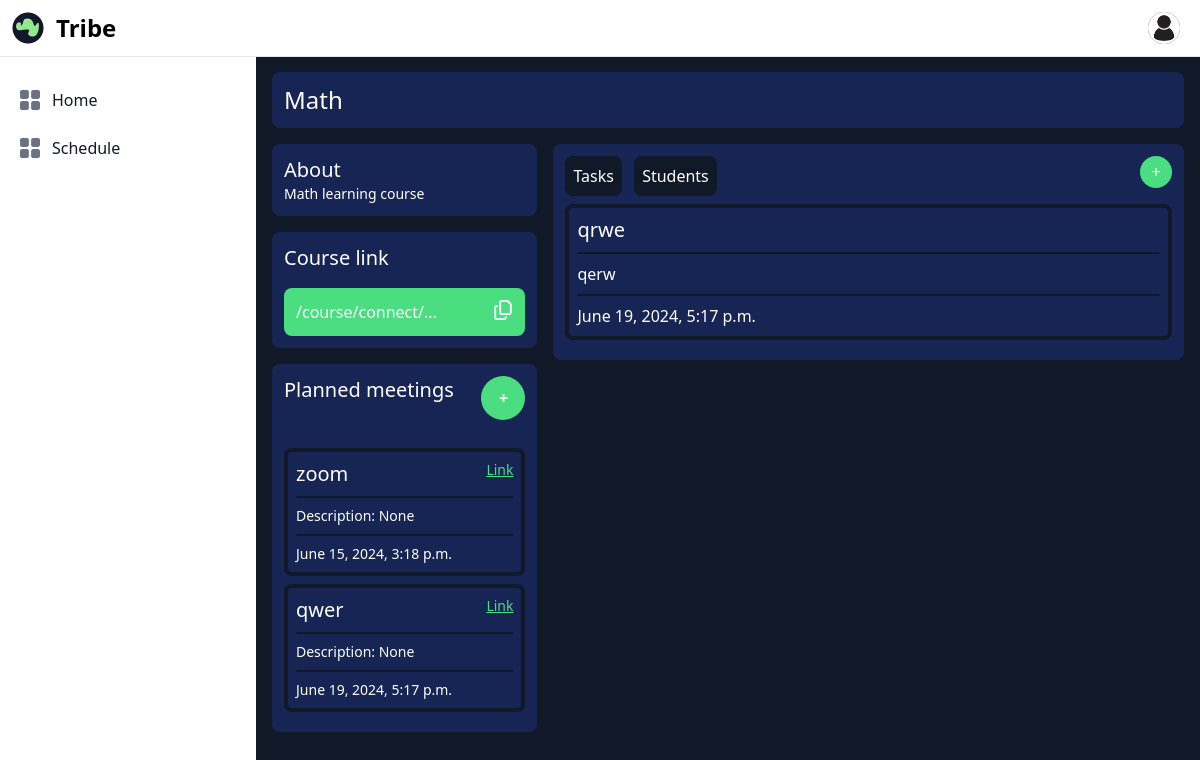
Page /course/1/ (signed in) on the earlier database version.
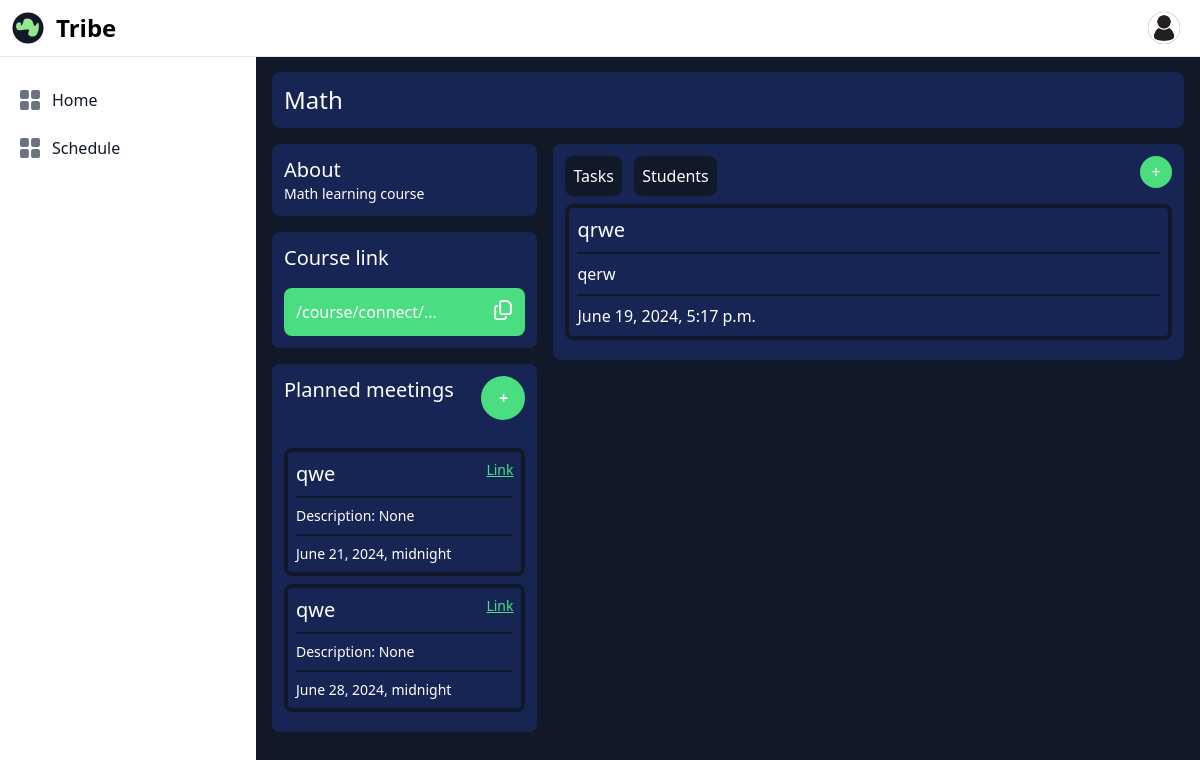
Same page on the later database version.
### user/models.py (models this page shows, shortened)
class CustomUser(AbstractUser):
    is_student = models.BooleanField(default=True)
    is_teacher = models.BooleanField(default=False)
    is_chief_teacher = models.BooleanField(default=False)
    username = models.CharField(max_length=50, default='user')
    email=models.EmailField(null=False, blank=False, unique=True)
    name=models.CharField(null=False, max_length=50)
    surname=models.CharField(null=False, max_length=50)
    created_at=models.DateTimeField(auto_now_add=True)
    USERNAME_FIELD = 'email'
    REQUIRED_FIELDS = ['name','surname']
    objects = CustomUserManger()

class Profile(models.Model):
    user = models.OneToOneField(CustomUser, on_delete=models.CASCADE)
    image = models.ImageField(upload_to='profile_images', default='default_profile.jpg')
    slug=models.SlugField(blank=True, null=True, unique=True)

### subject/models.py (models this page shows, shortened)
class Subject(models.Model):
    title = models.CharField(max_length=200, null=True)
    teacher = models.ForeignKey(CustomUser, on_delete=models.CASCADE)
    summary = models.TextField(max_length=300, blank=True, null=True)
    grade = models.CharField(max_length=5, null=True)
    students = models.ManyToManyField(CustomUser, limit_choices_to={'is_student': True},
                                       related_name='students', blank=True, null=True)

class Material(models.Model):
    subject = models.ForeignKey(Subject, related_name="materials", on_delete=models.CASCADE)
    title = models.CharField(max_length=250, null=False, blank=False)
    description = models.TextField(null=True, blank=True)
    created_at = models.DateTimeField(auto_now_add=True)

### schedule/models.py (models this page shows, shortened)
class Schedule(models.Model):
    title = models.CharField(max_length=255, null=False, default='title')
    description = models.CharField(max_length=512, blank=True, null=True)
    subject = models.ForeignKey(Subject, on_delete=models.CASCADE)
    datetime = models.DateField(null=False, blank=False, default=timezone.now)
    duration = models.IntegerField(null=False, blank=False, default=0)
    url = models.TextField(null=False, blank=False, default='/link')

### subject/views.py (the view)
# urls.py: path('course/<int:id>/', views.course, name='course'),
@login_required
def course(request, id):
    from schedule.models import Schedule
    from schedule.forms import ScheduleForm
    from user.models import CustomUser
    subject = get_object_or_404(Subject, pk=int(id))
    MaterialFileFormSet = modelformset_factory(MaterialFile, form=MaterialFileForm, extra=1)
    materials = subject.materials.order_by("-created_at").all()
    if request.method == 'POST':
        material_form = MaterialForm(request.POST)
        file_formset = MaterialFileFormSet(request.POST, request.FILES, queryset=MaterialFile.objects.none())
        if material_form.is_valid() and file_formset.is_valid():
            material = material_form.save(commit=False)
            material.subject = subject
            material.save()
            for form in file_formset.cleaned_data:
                if form:
                    files = form['file']
                    for f in files:
                        material_file = MaterialFile(material=material, file=f)
                        material_file.save()
            messages.success(request, 'Material and files have been successfully added.')
            return redirect('course', id=subject.id)
    else:
        material_form = MaterialForm()
        file_formset = MaterialFileFormSet(queryset=MaterialFile.objects.none())
    schedules = Schedule.objects.filter(subject=subject).all()
    form = ScheduleForm()
    return render(request, 'courses/course.html', {
        'material_form': material_form,
        'file_formset': file_formset,
        'subject': subject,
        'materials': materials,
        'schedules': schedules,
        'form': form,
    })

### templates/courses/course.html (shortened to what this page needs)
{% extends "base.html" %}
{% load static %}
{% block content %}
<div class="p-3 bg-blue-950 mt-14 rounded-lg flex flex-row justify-between">
    <h1 class="text-2xl text-white">{{ subject.title }}</h1>
</div>
<div class="mt-4 w-full text-white flex flex-row">
    <div class="w-96">
        <div class="bg-blue-950 p-3 rounded-lg">
            <p class="text-xl">About</p>
            <p class="text-sm break-words" style="overflow-wrap: break-word;">{{ subject.summary }}</p>
        </div>
        <div class="bg-blue-950 p-3 rounded-lg mt-4">
            <p class="text-xl">Course link</p>
            <button onclick="copy()"
                class="w-full flex flex-row rounded-lg p-3 bg-green-400 mt-4 justify-between hover:bg-green-300">
                <p>/course/connect/...</p>
            </button>
        </div>
        <div class="bg-blue-950 p-3 rounded-lg mt-4 flex flex-col">
            <div class="flex flex-row justify-between">
                <p class="text-xl">Planned meetings</p>
                <button onclick="openScheduleForm()"
                    class="inline-flex w-11 h-11 justify-center items-center bg-green-400 hover:bg-green-300 text-pink-50 hover:text-white rounded-full transition duration-150">
                    <span class="font-bold -mt-px">+</span></button>
            </div>
            <div id="scheduleList" class="w-full mt-5">
                {% if schedules %}
                {% for schedule in schedules %}
                <div class="rounded-lg border-gray-900 border-4 p-2 my-2" id="schedule-element-{{ schedule.id }}">
                    <div class="flex felx-row justify-between">
                        <p class="text-white text-xl">{{ schedule.title }}</p>
                        <a href="{{ schedule.url }}" class="text-green-400 text-sm underline" target="_blank">Link</a>
                    </div>
                    <hr class="border-gray-900 border rounded-lg my-2">
                    <p class="text-white text-sm">Description: {{ schedule.description }}</p>
                    <hr class="border-gray-900 border rounded-lg my-2">
                    <div class="flex flex-row justify-between">
                        <p class="text-white text-sm">{{ schedule.datetime }}</p>
                    </div>
                </div>
                {% endfor %}
                {% else %}
                <div class="text-l text-white my-2" id="scheduleText">You don't have any meetings</div>
                {% endif %}
            </div>
        </div>
    </div>
    <div class="w-full ml-4">
        <div class="rounded-lg bg-blue-950 p-3">
            <div class="flex flex-row justify-between">
                <div class="justify-between">
                    <button class="bg-gray-900 text-white p-2 rounded-lg hover:bg-blue-900" onclick="tasks()">
                        Tasks
                    </button>
                    <button class="bg-gray-900 text-white p-2 ml-2 rounded-lg hover:bg-blue-900" onclick="students()">
                        Students
                    </button>
                </div>
                <button
                    class="inline-flex w-8 h-8 justify-center items-center bg-green-400 hover:bg-green-300 text-pink-50 hover:text-white rounded-full transition duration-150"
                    onclick="openTaskForm()">+</button>
            </div>
            <div class="w-full my-2" id="tasksTab">
                <div>
                    {% for material in materials %}
                    <div class="rounded-lg border-gray-900 border-4 p-2 my-2" id="task-element-{{ material.id }}">
                        <div class="flex flex-row justify-between">
                            <div class="text-xl">{{ material.title }}</div>
                        </div>
                        <hr class="border-gray-900 border rounded-lg my-2">
                        {{ material.description|safe }}
                        <hr class="border-gray-900 border rounded-lg my-2">
                        {{ material.created_at }}
                    </div>
                    {% empty %}
                    <div class="text-xl my-2">This course is empty</div>
                    {% endfor %}
                </div>
            </div>
        </div>
    </div>
</div>
{% endblock %}

### templates/base.html (shortened to what this page needs)
{% load static %}
<!DOCTYPE html>
<html lang="en">
<head>
    <link rel="stylesheet" href="{% static 'src/styles.css' %}">
    <link rel="stylesheet" href="{% static 'src/input_field.css' %}">
</head>
<body class="bg-gray-900">
    <nav class="fixed top-0 z-50 w-full bg-white border-b bord4.3gray-200 dark:bg-blue-950 dark:border-gray-700">
        <div class="px-3 py-3 lg:px-5 lg:pl-3">
            <div class="flex items-center justify-between">
                <div class="flex items-center justify-start rtl:justify-end">
                    <img src="{% static 'media/logo.png' %}"
                        class="h-8 me-3" alt="Logo" />
                    <span
                        class="self-center text-xl font-semibold sm:text-2xl whitespace-nowrap dark:text-white">Tribe</span>
                </div>
                <div class="flex items-center">
                    <div class="flex items-center ms-3">
                        <div>
                            <button type="button"
                                class="flex text-sm bg-blue-950 rounded-full focus:ring-4 focus:ring-gray-300 dark:focus:ring-gray-600"
                                aria-expanded="false" data-dropdown-toggle="dropdown-user">
                                {% if user.is_authenticated %}
                                    <a href="{% url 'profile' slug=user.profile.slug %}">
                                        <img class="w-8 h-8 rounded-full"
                                            src="{{ user.profile.image.url }}"
                                            alt="user photo">
                                    </a>
                                {% endif %}
                            </button>
                        </div>
                    </div>
                </div>
            </div>
        </div>
    </nav>
    <aside id="logo-sidebar"
        class="fixed top-0 left-0 z-40 w-64 h-screen pt-20 transition-transform -translate-x-full bg-white  border-gray-200 sm:translate-x-0 dark:bg-blue-950 dark:border-gray-700"
        aria-label="Sidebar">
        <div class="h-full px-3 pb-4 overflow-y-auto bg-dark dark:bg-blue-950">
            <ul class="space-y-2 font-medium">
                <li>
                    <a href="{% url 'homepage' %}"
                        class="flex items-center p-2 text-gray-900 rounded-lg dark:text-white hover:bg-gray-100 dark:hover:bg-blue-900 group">
                        <span class="ms-3">Home</span>
                    </a>
                </li>
                <li>
                    <a href="{% url 'schedule' %}"
                        class="flex items-center p-2 text-gray-900 rounded-lg dark:text-white hover:bg-gray-100 dark:hover:bg-blue-900 group">
                        <span class="ms-3">Schedule</span>
                    </a>
                </li>
            </ul>
        </div>
    </aside>
    <div class="sm:ml-64 p-4">
        {% block content %}
        {% endblock content %}
    </div>
</body>
</html>

Differences in the rows shown:
removed Schedule: title "zoom", description "None", datetime "June 15, 2024, 3:18 p.m."
removed Schedule: title "qwer", description "None", datetime "June 19, 2024, 5:17 p.m."
added Schedule: title "qwe", description "None", datetime "June 21, 2024, midnight"
added Schedule: title "qwe", description "None", datetime "June 28, 2024, midnight"
